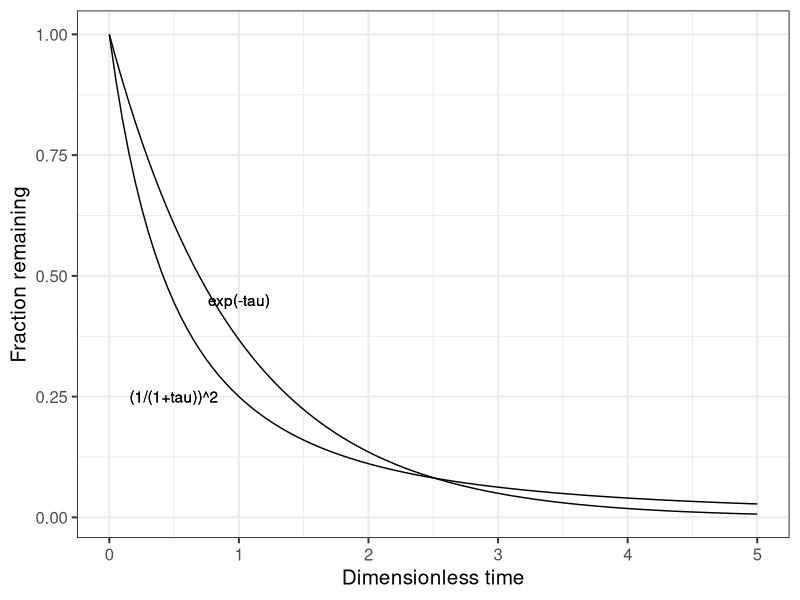

This figure's R source:
## ---- chunk 1
knitr::opts_chunk$set(echo = TRUE)
library(ggplot2)
## ---- chunk 2

maxVar <- function(x){(1/(1+x))^2}
noVar <- function(x){exp(-x)}


ggplot(data=data.frame(x=c(0,5)),aes(x=x)) + 
  stat_function(fun=maxVar) + 
  stat_function(fun=noVar) + 
  theme_bw(base_size = 15) + 
  ylab("Fraction remaining") + 
  xlab("Dimensionless time") + 
  geom_text(data = NULL, x = 1, y = 0.45, label = "exp(-tau)") + 
  geom_text(data = NULL, x = 0.5, y = 0.25, label = "(1/(1+tau))^2") 


